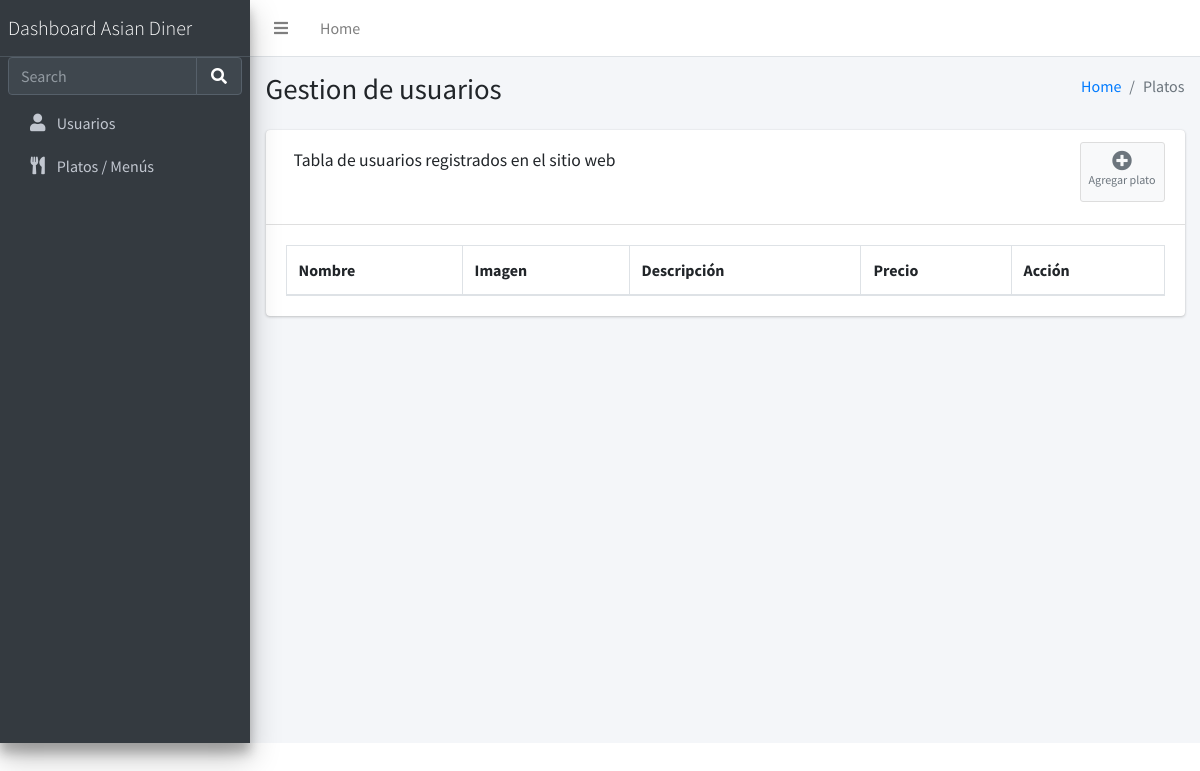
The page /platos on the database as committed earlier.
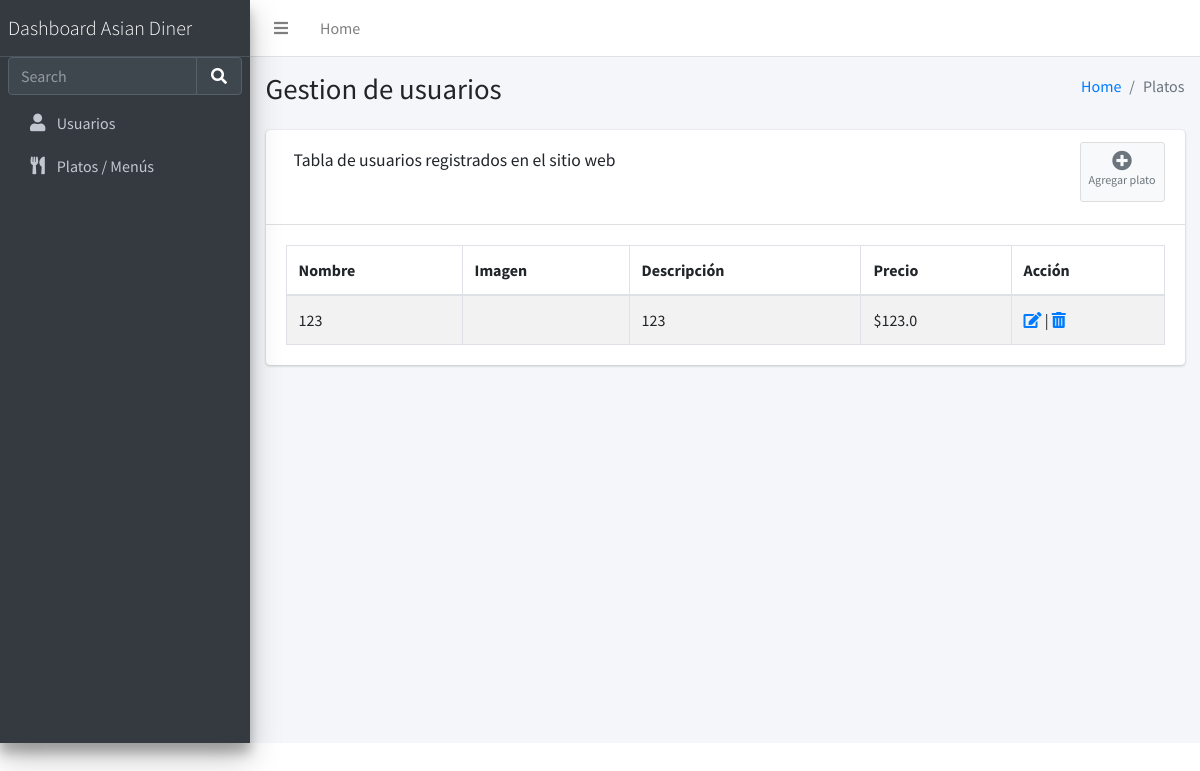
The same page on the database as committed later.
### tables this page shows
CREATE TABLE platos (
	id INTEGER NOT NULL PRIMARY KEY AUTOINCREMENT,
	plato TEXT(60) NOT NULL,
	descripcion TEXT(255),
	imagen TEXT(200),
	precio REAL
, id_disponiblidad INTEGER NOT NULL);

### app.py (the view)
@app.route('/platos', methods=['POST', 'GET'])
def plato():
    platos = db.mostrar_platos()
    return render_template('platos.html', platos=platos)

### db.py (called while the page is built)
def mostrar_platos():
    with sqlite3.connect("restaurante.db") as con:
        cur = con.cursor()
        cur.execute('SELECT * FROM platos' )
        platos = cur.fetchall()
        return platos

### templates/platos.html (shortened to what the changed rows need)
<!DOCTYPE html>
<html lang="en">
<head>
  <link rel="stylesheet" href="https://cdnjs.cloudflare.com/ajax/libs/font-awesome/5.15.4/css/all.min.css" />
  <link rel="stylesheet" href="../../static/css/dataTables.bootstrap4.min.css">
  <link rel="stylesheet" href="../static/css/responsive.bootstrap4.min.css">
  <link rel="stylesheet" href="../static/css/buttons.bootstrap4.min.css">
  <link rel="stylesheet" href="../static/css/adminlte.min.css">
</head>
<body class="hold-transition sidebar-mini">
<div class="wrapper">
  <div class="content-wrapper">
    <section class="content-header">
      <div class="container-fluid">
        <div class="row mb-2">
          <div class="col-sm-6">
            <h1>Gestion de usuarios</h1>
          </div>
        </div>
      </div>
    </section>
    <section class="content">
      <div class="container-fluid">
        <div class="row">
          <div class="col-12">
            <div class="card">
              <div class="card-body">
                <table id="example1" class="table table-bordered table-striped">
                  <thead>
                  <tr>
                    <th>Nombre</th>
                    <th>Imagen</th>
                    <th>Descripción</th>
                    <th>Precio</th>
                    <th>Acción</th>
                  </tr>
                  </thead>
                  <tbody>
                    {% for plato in platos %}
                      <tr>
                        <td>{{plato.1}}</td>
                        <td><img src="https://cdn7.kiwilimon.com/recetaimagen/36725/640x426/th5-640x426-45808.jpg.webp" alt="" ></td>
                        <td>{{plato.2}}</td>
                        <td>${{plato.4}}</td>
                        <td>
                            <a href="/platos/editar/{{ plato.0 }}">
                              <i class="fa fa-edit"></i>
                            </a> |
                            <a href="/platos/eliminar/{{ plato.0 }}">
                              <i class="fas fa-trash-alt"></i>
                            </a>
                        </td>
                      </tr>
                    {% endfor %}
                  </tbody>
                </table>
              </div>
            </div>
          </div>
        </div>
      </div>
    </section>
  </div>
</div>
</body>
</html>

Rows that differ between the two databases and show on the page:
added platos: plato "123", descripcion "123", precio "123.0"
